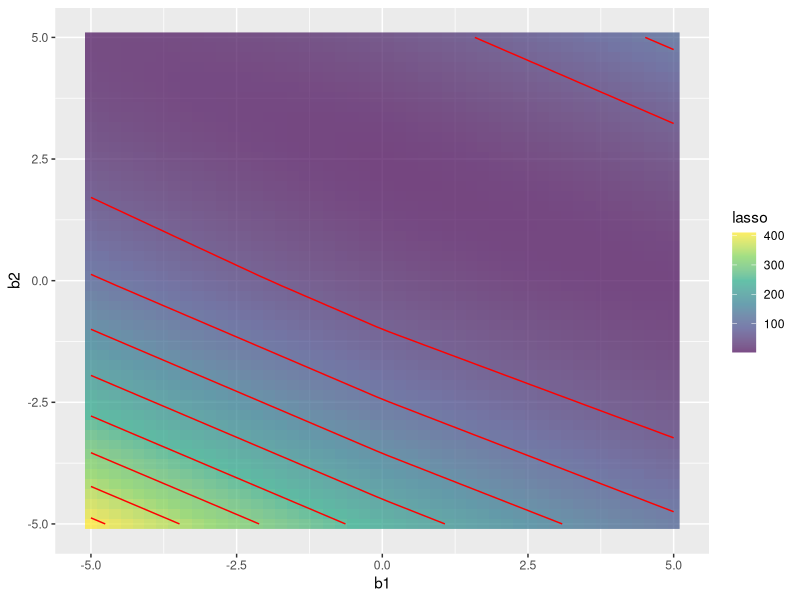

The R script that drew this image:
## ---- chunk 1
library(dplyr)
## ---- chunk 2
data <- data.frame(x1 = c(1),
                   x2 = c(2),
                   y = c(5))
## ---- chunk 3
range <- 5
b1 <- seq(-range, range, length.out = 50)
b2 <- seq(-range, range, length.out = 50)
model <- expand.grid(b1 = b1, b2 = b2) 
## ---- chunk 4
compute_loss <- function(model, data, lambda) {
  y_hat <- model["b1"] * data$x1 + model["b2"] * data$x2
  rss <- mean((data$y - y_hat)^2)
  l1 <- lambda * sum(abs(model))
  
  data.frame(rss = rss,
             lasso = rss + l1,
             b1 = model["b1"],
             b2 = model["b2"],
             y_hat = y_hat)
}
## ---- chunk 5
lambda <- 1
costs <- apply(model, 1, compute_loss, data, lambda) %>%
  dplyr::bind_rows() %>%
  tibble::remove_rownames()
## ---- chunk 6
costs[which.min(costs$lasso),]
## ---- chunk 7
ggplot2::ggplot(costs, ggplot2::aes(x = b1, y = b2)) +
  ggplot2::geom_raster(ggplot2::aes(fill = lasso)) + 
  ggplot2::scale_fill_viridis_c(alpha = 0.7) + 
  ggplot2::geom_contour(ggplot2::aes(z = lasso), 
                        color = "red")
